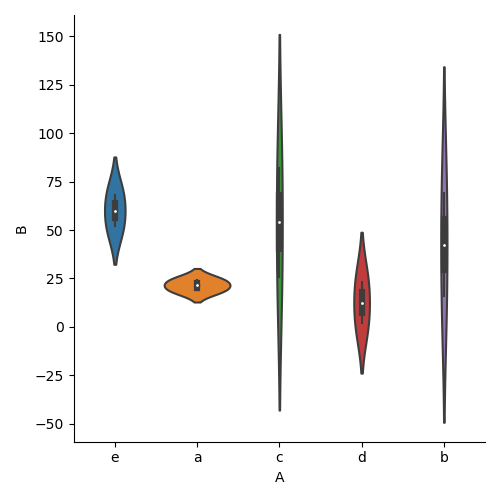

Recreate this plot in Python.
import pandas as pd
import seaborn as sns
import matplotlib.pyplot as plt

# Load data from CSV
data = pd.read_csv("myfileDotPlot2Values.csv")

# Create the range plot using Seaborn
sns.catplot(x="A", y="B", kind="violin", data=data)
plt.show()
